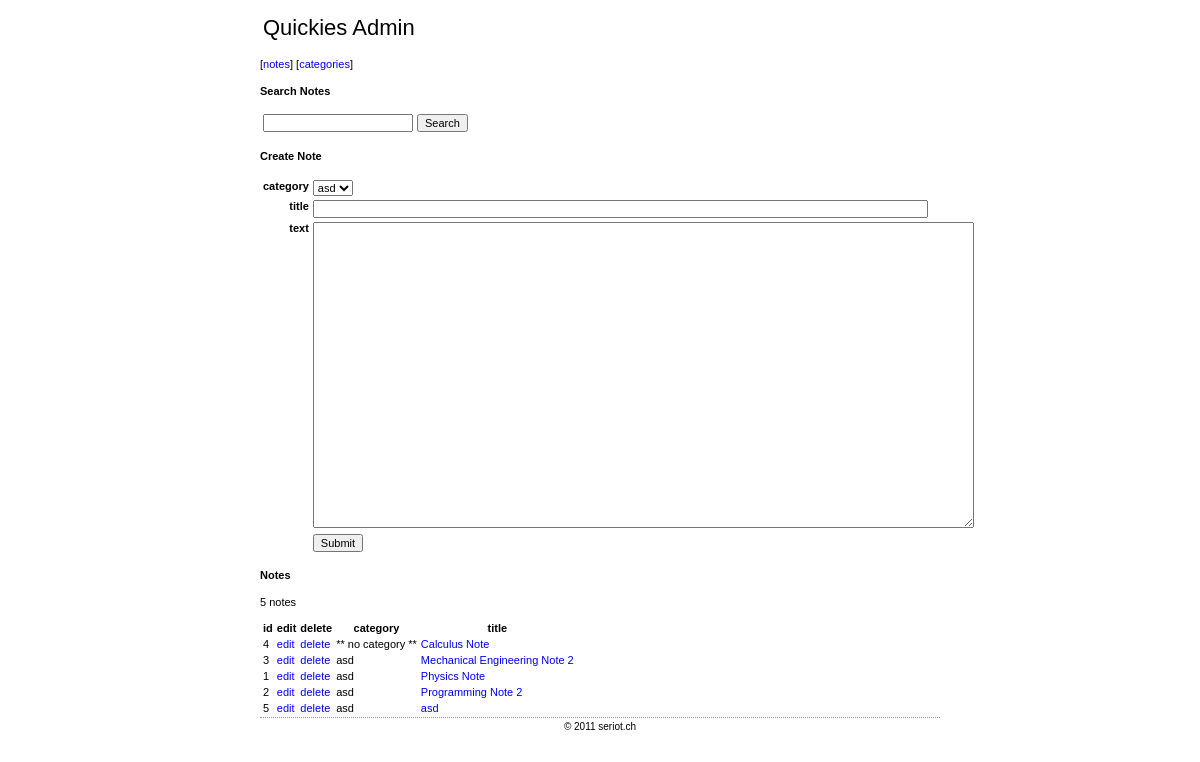
Page /admin/index.php on the earlier database version.
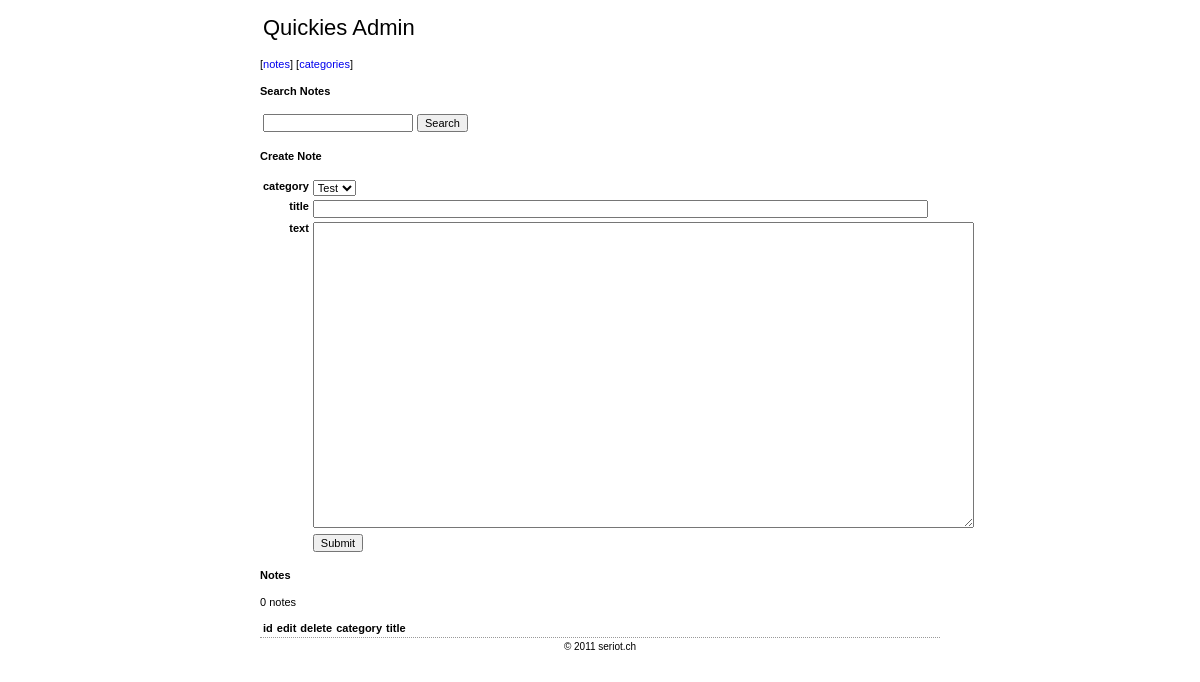
Same page on the later database version.
### tables this page shows
CREATE TABLE q_note (
                        id INTEGER PRIMARY KEY AUTOINCREMENT,
                        category_id INTEGER,
                        timestamp DATETIME DEFAULT CURRENT_TIMESTAMP,
                        title TEXT DEFAULT NULL,
                        text TEXT,
                        FOREIGN KEY (category_id) REFERENCES q_category(id)
);

CREATE TABLE q_category (
                            id INTEGER PRIMARY KEY AUTOINCREMENT,
                            name TEXT NOT NULL,
                            UNIQUE (name)
);

### public/admin/config.inc (called while the page is built, shortened)
<?
$title_faq = "Quickies Admin";
$footer_text = "© 2011 seriot.ch";
$PHP_SELF = $_SERVER['PHP_SELF'];

### public/logic.php (called while the page is built, shortened)
<?php
require_once 'markdown.php';
require_once 'database.php';
class Category extends DBObject {
    public static $table_name = 'q_category';
    public static function AllObjects($where_clause=null) {
        $query = "SELECT C.id, C.name FROM ".Category::$table_name." AS C";
        $query .= " ORDER BY C.name";
        $con = $GLOBALS["con"];
        $success = null;
        $result = database_query($con, $query, $success) or die("Error in query: ". mysql_error());
        $a = array();
        while (list($cat_id, $cat_name) = database_fetch_row($result)) {
            $c = new Category();
            $c->id = $cat_id;
            $c->name = $cat_name;
            array_push($a, $c);
        }
        return $a;
    }
}
class Note extends DBObject {
    public static $table_name = 'q_note';
    public static function AllObjects($where_clause=null, $order_clause=null, $limit=0) {
        $query = "SELECT N.id, N.title, N.text, N.timestamp, N.category_id, C.id, C.name FROM ".Note::$table_name." AS N, ".Category::$table_name." AS C WHERE C.id = N.category_id";
        $query .= " ORDER BY ".$order_clause." C.name, N.title";
        $con = $GLOBALS["con"];
        $success = null;
        $result = database_query($con, $query, $success) or die("Error in query: ". mysql_error());
        $a = array();
        while (list($note_id, $note_title, $note_text, $note_timestamp, $note_category_id, $category_id, $category_name) = database_fetch_row($result)) {
            $n = new Note();
            $n->id = $note_id;
            $n->title = $note_title;
            $n->text = $note_text;
            $n->timestamp = $note_timestamp;
            $n->category_id = $note_category_id;
            $n->category_name = $category_name;
            array_push($a, $n);
        }
        return $a;
    }
    public static function AllNotesIncludingOnesWithoutCategory() {
        $a1 = Note::NotesWithMissingCategory();
        $a2 = Note::AllObjects();
        foreach($a2 as $n) {
            array_push($a1, $n);
        }
        return $a1;
    }
    public static function NotesWithMissingCategory() {
        $query = "SELECT N.id, N.title, N.text, N.timestamp, N.category_id FROM ".Note::$table_name." AS N WHERE category_id NOT IN (SELECT id FROM ".Category::$table_name.");";
        $con = $GLOBALS["con"];
        $success = null;
        $result = database_query($con, $query, $success) or die("Error in query: ". mysql_error());
        $a = array();
        while (@list($note_id, $note_title, $note_text, $note_timestamp, $note_category_id, $category_id) = database_fetch_row($result)) {
            $n = new Note();
            $n->id = $note_id;
            $n->title = $note_title;
            $n->text = $note_text;
            $n->timestamp = $note_timestamp;
            $n->category_id = 0;
            $n->category_name = "** no category **";
            array_push($a, $n);
        }
        return $a;
    }
}
?>

### public/database.php (called while the page is built, shortened)
<?php
function database_query($pdo, $query, $success = null)
{
    return $pdo->query($query);
}
function database_fetch_row($result)
{
    return $result->fetch();
}

### public/admin/index.php (the view, shortened to what this page needs)
<?ob_start();
include_once "config.inc";
include_once "../logic.php";
$action = $_REQUEST['action'] ?? null;
$req_note_id = $_REQUEST['id'] ?? null;
$req_cat_id = $_REQUEST['cat'] ?? null;
$req_cat_name = $_REQUEST['cat_name'] ?? '';
$req_note_title = $_REQUEST['note_title'] ?? '';
$req_note_text = $_REQUEST['note_text'] ?? '';
$req_confirm_delete = $_REQUEST['confirm_delete'] ?? null;
$req_cancel_delete = $_REQUEST['cancel_delete'] ?? null;
$req_search_string = $_REQUEST['search_string'] ?? '';
$display_mode = 'notes';
?>
<!DOCTYPE html PUBLIC "-//W3C//DTD XHTML 1.0 Strict//EN"
    "http://www.w3.org/TR/xhtml1/DTD/xhtml1-strict.dtd">
<html xmlns="http://www.w3.org/1999/xhtml" xml:lang="en" lang="en">
<head>
	<link href="../style.css" rel="stylesheet" type="text/css" />
</head>
<body>
    <div id="pageTitle"><?=$title_faq?></div>
    <p>[<a href="<?=$PHP_SELF?>">notes</a>] [<a href="<?=$PHP_SELF?>?categories">categories</a>]</p>
<?
if($display_mode == 'categories') {
    if ($action == 'delete') {
        echo "<h4>Delete Category</h4>\n";
        $c = Category::CategoryWithId($req_cat_id);
    	if ($req_confirm_delete) {
            $c->delete();
    		header("Location: $PHP_SELF?categories");
    		exit;
    	}
    	if ($req_cancel_delete) {
    	    header("Location: $PHP_SELF?categories");
    		exit;
    	}
        echo "<form method=\"post\" action=\"$PHP_SELF?categories&action=delete&cat=$c->id\">\n";
    		echo "Do you really want to delete category $c->id - ".stripslashes($c->name)."?<br>\n";
    		echo "<input type=\"submit\" name=\"cancel_delete\" value=\"Cancel\">\n";
    		echo "<input type=\"submit\" name=\"confirm_delete\" value=\"Delete\">\n";
    	echo "</form>\n";
    }
    if ($action == 'edit') {
        echo "<h4>Edit Category</h4>\n";
        $c = Category::CategoryWithId($req_cat_id);
        $action_link = $PHP_SELF."?categories&action=update&cat=".$req_cat_id;
        $button_title = "Edit";
    } else {
        echo "<h4>Create category</h4>\n";
        $c = null;
        $action_link = $PHP_SELF."?categories&action=create";
        $button_title = "Create";
    }
    echo "<table id=\"categoryEdit\">\n";
    echo "<form method=\"post\" action=\"".$action_link."\">\n";
    echo "<tr>\n";
    echo "<td><input type='text' name='cat_name' value=\"".htmlspecialchars($c->name ?? '')."\" /></td>\n";
    echo "<td><input type='submit' class='submit' value='".htmlspecialchars($button_title)."' /></td>\n";
    echo "</tr>\n";
    echo "</form>\n";
    echo "</table>\n";
    if ($action == 'create') {
        $insert_id = Category::Create($req_cat_name);
    	header("Location: $PHP_SELF?categories&action=edit&cat=".$insert_id);
    	exit;
    } else if ($action == 'update') {
        $cat = Category::CategoryWithId($req_cat_id);
        $cat->update($req_cat_name);
    	header("Location: $PHP_SELF?categories");
    	exit;
    }
    echo "<h4>Categories</h4>\n";
    $categories = Category::allObjects();
    echo "<table>\n";
    echo "<p>".count($categories)." categories</p>\n";
	echo "<tr>\n";
		echo "<th>id</td>\n";
		echo "<th>name</td>\n";
		echo "</td>\n";
	echo "</tr>\n";
    foreach($categories as $c) {
    	echo "<tr>\n";
    	    echo "<td>".$c->id."</td>\n";
    		echo "<td><a href='?categories&action=edit&cat=".$c->id."'>edit</a></td>";
    		echo "<td><a href='?categories&action=delete&cat=".$c->id."'>delete</a></td>";
            echo "<td>".$c->name."</td>\n";
            echo "<td><a href='../index.php?cat=".$c->id."'>".$c->name."</a></td>";
    	echo "</tr>\n";
	}
    echo "</table>\n";
} else if ($display_mode == "notes") {
    echo "<h4>Search Notes</h4>\n";
    ?>
    <div id="searchForm">
    <form action='<?=$PHP_SELF?>' method='post'>
    <table>
        <tr>
            <td><input type='text' name='search_string' value='<?=htmlentities($req_search_string)?>' /></td>
            <td><input type='submit' class='submit' value='Search' /></td>
        </tr>
    </table>
    </form>
    <?
    if ($action == 'create') {
        $insert_id = Note::Create($req_cat_id, $req_note_title, $req_note_text);
    	header("Location: $PHP_SELF/../?id=".$insert_id);
    	exit;
    } else if ($action == 'update') {
        $note = Note::NoteWithId($req_note_id);
        $note->update($req_cat_id, $req_note_title, $req_note_text);
    	header("Location: $PHP_SELF/../?id=".$req_note_id);
    	exit;
    } else {
        if ($action == 'edit') {
            echo "<h4>Edit Note</h4>\n";
            $n = Note::NoteWithId($req_note_id);
            $action_link = $PHP_SELF."?action=update&id=".$req_note_id;
        } else {
            echo "<h4>Create Note</h4>\n";
            $n = null;
            $action_link = $PHP_SELF."?action=create";
        }
        echo "<table id=\"noteEdit\">\n";
        echo "<form method=\"post\" action=\"".$action_link."\">\n";
        echo "<tr><th>category</th>";
        echo "<td><select name=\"cat\">\n";
        	$categories = Category::allObjects();
        	foreach ($categories as $c) {
        	    if($c->id == $n->category_id) {
        		    echo "<option selected=\"selected\" name = \"cat\" value=\"$c->id\">".$c->name."</option>\n";
        	    } else {
        		    echo "<option  name = \"cat\" value=\"$c->id\">".$c->name."</option>\n";
        		}
        	}
        echo "</select></td></tr>\n";
        echo "<tr><th>title</th>";
        echo "<td><input type=\"text\" size=\"93\" name=\"note_title\" value=\"".htmlspecialchars($n->title ?? '')."\" /></td>\n";
        echo "<tr><th>text</th><td><textarea rows=20 cols=80 wrap=\"off\" name=\"note_text\">".($n->text ?? '')."</textarea></td>\n";
        echo "<tr><th></th><td><input type=\"submit\" class=\"submit\" name=\"submit\" value=\"Submit\"></td>\n";
        echo "</form>\n";
        echo "</table>\n";
    }
    echo "<h4>Notes</h4>\n";
        $notes = array();
        if($req_search_string != "") {
            $notes = Note::NotesWithSearchString($req_search_string);
        } else {
            $notes = Note::AllNotesIncludingOnesWithoutCategory();
        }
        echo "<table>\n";
        echo "<p>".count($notes)." notes</p>\n";
    	echo "<tr>\n";
    		echo "<th>id</td>\n";
    		echo "<th>edit</td>\n";
    		echo "<th>delete</td>\n";
    		echo "<th>category</td>\n";
    		echo "<th>title</td>\n";
    	echo "</tr>\n";
        foreach($notes as $n) {
        	echo "<tr>\n";
        	    echo "<td>".$n->id."</td>\n";
        		echo "<td><a href='?action=edit&id=".$n->id."'>edit</a></td>";
        		echo "<td><a href='?action=delete&id=".$n->id."'>delete</a></td>";
                echo "<td>".$n->category_name."</td>\n";
                echo "<td><a href='../index.php?id=".$n->id."'>".$n->title."</a></td>";
        	echo "</tr>\n";
    	}
    echo "</table>\n";
}
?>
<div id="footer"><?=$footer_text?></div>
</body>
</html>

### public/style.css (style rules this page uses)
body { background-color: #ffffff; color: #000000; width: 680px; margin-left: auto; margin-right: auto; }
body, input, li, option, select, td, th { font-family: Verdana, Arial, Helvetica, Sans-serif; font-size: 11px; }
a { text-decoration: none; }
#pageTitle { font-size: 2em; margin-bottom: 10px; padding: 0.3em 3px 0.3em 3px; }
#searchForm { margin-bottom: 1em; }
#footer { border-top: 1px dotted #999999; font-size: 10px; margin-bottom: 10px; padding: 0.3em 3px 0.3em 3px; text-align: center; }
table#noteEdit th { text-align: right; }
tr { vertical-align: top; }

Differences in the rows shown:
removed q_note: id "4", category_name "** no category **", title "Calculus Note"
removed q_note: id "3", category.name "asd", title "Mechanical Engineering Note 2"
removed q_note: id "1", category.name "asd", title "Physics Note"
removed q_note: id "2", category.name "asd", title "Programming Note 2"
removed q_note: id "5", category.name "asd", title "asd"
Other differences:
form field cat: "asd" → "Test"
count($notes): "5" → "0"
